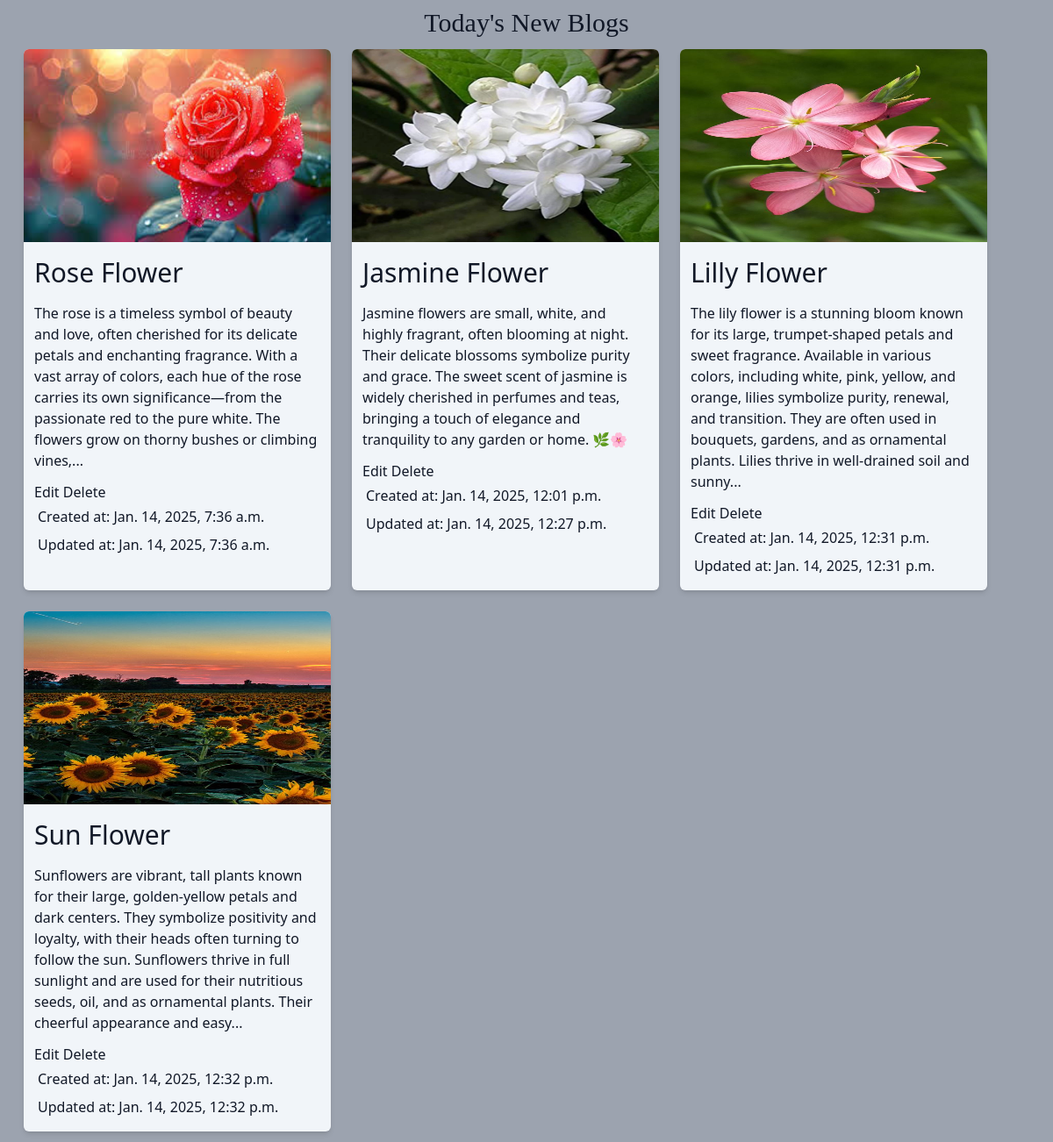
The page / on the database its author committed.
### gallery/models.py (models this page shows, shortened)
class Product(models.Model):
    name = models.CharField(max_length=225)
    description = models.TextField()
    image = models.ImageField(upload_to='products/')
    created_at = models.DateTimeField(auto_now_add=True)
    updated_at = models.DateTimeField(auto_now=True)
    def short_description(self):
        words = self.description.split()
        if len(words) > 50:
            return ' '.join(words[:50])+ '...'
        else:
            return self.description

### gallery/views.py (the view)
# urls.py: path('',views.product_list,name='product_list'),
def product_list(request):
    products = Product.objects.all()
    return render(request, 'gallery/product_list.html', {'products': products})

### gallery/templates/gallery/product_list.html (shortened to what this page needs)
{% extends 'gallery/layout.html' %}
{% block body %}
<section class="max-w-[1320px]">
    <div class="max-w-[1170px] mx-auto mt-2">
        <h1 class="font-serif text-3xl text-center">Today's New Blogs</h1>
        <div class="flex flex-wrap">
            {% for product in products %}
            <a href="{% url 'product_detail' product.pk %}">
                <div class="bg-slate-100 m-3 max-w-[350px] rounded-md hover:scale-105 basis-[30%] shadow-md">
                    <img src="{{product.image.url }}" alt="Image not available" class="w-[350px] h-[220px] rounded-t-md">
                    <div class="p-3">
                        <h3 class="text-[30px] mb-3">{{product.name}}</h3>
                        <p class="mb-3">{{product.short_description}}</p>
                        <a href="{% url 'edit_product' product.pk%}" class="hover:text-blue-800">Edit</a>
                        <a href="{% url 'delete_product' product.pk%}" class="hover:text-blue-800">Delete</a>
                        <p class="p-1">Created at: {{product.created_at}}</p>
                        <p class="p-1">Updated at: {{product.updated_at}}</p>
                    </div>
                </div>
            </a>
            {% endfor %}
        </div>
    </div>
</section>
{% endblock %}

### gallery/templates/gallery/layout.html (shortened to what this page needs)
{% load static tailwind_tags %}
<!DOCTYPE html>
<html lang="en">
<head>
    <script src="https://cdn.tailwindcss.com"></script>
    {% tailwind_css %}
</head>
<body class="bg-gray-400 text-gray-900">
    {% block body %}
    {% endblock %}
</body>
</html>

### rows shown on the page
Product: image (picture), name "Rose Flower", short_description "The rose is a timeless symbol of beauty and love, often cherished for its delicate petals and enchanting fragrance. With a vast array of colors, each hue of the rose carries its own significance—from the passionate red to the pure white. The flowers grow on thorny bushes or climbing vines,...", created_at "Jan. 14, 2025, 7:36 a.m.", updated_at "Jan. 14, 2025, 7:36 a.m."
Product: image (picture), name "Jasmine Flower", short_description "Jasmine flowers are small, white, and highly fragrant, often blooming at night. Their delicate blossoms symbolize purity and grace. The sweet scent of jasmine is widely cherished in perfumes and teas, bringing a touch of elegance and tranquility to any garden or home. 🌿🌸", created_at "Jan. 14, 2025, 12:01 p.m.", updated_at "Jan. 14, 2025, 12:27 p.m."
Product: image (picture), name "Lilly Flower", short_description "The lily flower is a stunning bloom known for its large, trumpet-shaped petals and sweet fragrance. Available in various colors, including white, pink, yellow, and orange, lilies symbolize purity, renewal, and transition. They are often used in bouquets, gardens, and as ornamental plants. Lilies thrive in well-drained soil and sunny...", created_at "Jan. 14, 2025, 12:31 p.m.", updated_at "Jan. 14, 2025, 12:31 p.m."
Product: image (picture), name "Sun Flower", short_description "Sunflowers are vibrant, tall plants known for their large, golden-yellow petals and dark centers. They symbolize positivity and loyalty, with their heads often turning to follow the sun. Sunflowers thrive in full sunlight and are used for their nutritious seeds, oil, and as ornamental plants. Their cheerful appearance and easy...", created_at "Jan. 14, 2025, 12:32 p.m.", updated_at "Jan. 14, 2025, 12:32 p.m."
